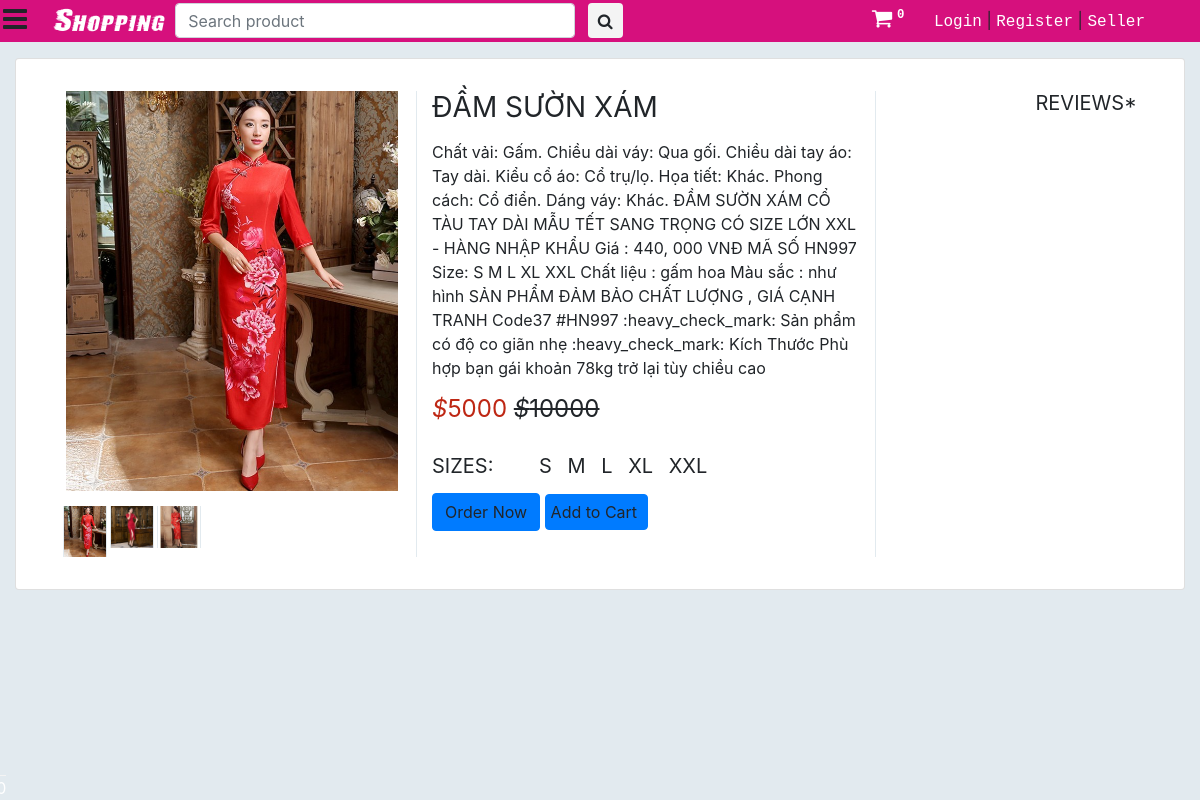
Screenshot of /product/93 with the database file from the repository.
### saler/models.py (models this page shows, shortened)
class Product(models.Model):
	GST_CHOICES = (("0",'0'),("3",'3'),("5",'5'),("12",'12'),("18",'18'),("28",'28'))
	product_id = models.BigAutoField(primary_key=True)
	product_id2 = models.CharField(max_length=100,default='')
	shop = models.ForeignKey(User, on_delete=models.CASCADE,default='')
	product_name = models.CharField(max_length=100)
	category = models.ForeignKey(category, default="", verbose_name="Category", on_delete=models.SET_DEFAULT, null=True)
	subcategory = models.CharField(max_length=50, default="")
	price = models.IntegerField(default=0)
	price_not = models.IntegerField(default=999)
	desc = models.TextField()
	gst = models.CharField(default='0',max_length=3,choices=GST_CHOICES)
	pub_date = models.DateField(auto_now=True)
	image1 = models.ImageField(upload_to='products/images', default="",null=True)
	image2 = models.ImageField(upload_to='products/images', default="",null=True,blank=True)
	image3 = models.ImageField(upload_to='products/images', default="",null=True,blank=True)
	image4 = models.ImageField(upload_to='products/images', default="",null=True,blank=True)
	image5 = models.ImageField(upload_to='products/images', default="",null=True,blank=True)

class ProductSize(models.Model):
	product = models.ForeignKey(Product,on_delete=models.CASCADE)
	size = models.CharField(max_length=20)
	quantity = models.IntegerField(default=0, null=True)

### main/views.py (the view)
# urls.py: path("product/<int:prod_id>", views.productView, name="ProductView"),
def productView(request, prod_id):
	if request.method == 'POST' and request.user.is_authenticated:
		prod = Product.objects.filter(product_id = prod_id).first()
		review = request.POST.get('review')
		ProductReview(user=request.user,product=prod,review=review).save()
		return redirect(f"/product/{prod_id}")
	prod = Product.objects.filter(product_id = prod_id).first()
	params = {
		'product':prod,
		'product_review': ProductReview.objects.filter(product = prod),
		'sizes':[item for item in ProductSize.objects.filter(product=Product.objects.filter(product_id = prod_id)[0])],
		'cart_element_no' : len([p for p in Cart.objects.all() if p.user == request.user]),
		'category':category.objects.all(),
	}
	return render(request, 'main/single.html', params)

### main/templatetags/app_tags.py (called while the page is built)
@register.filter(name='split')
def split(str, key):
    return str.split(key)

### saler/models.py (called while the page is built)
	def __str__(self):
		return f'{self.name}'

### main/templates/main/single.html (shortened to what this page needs)
{% extends 'main/base.html' %}
{% block main_body %}
{% load static %}
	<div class="container-fluid mt-3">
		<div class="card mt-0">
			<div class="container-fluid">
				<div class="wrapper row">
					<div class="preview col-md-4" style="">
						<div id="gallery">
							<div class="preview-pic tab-content">
							  <div class="tab-pane active" style="height: 400px; width: auto; display: flex;"><img src="{{product.image1.url}}"  alt="" id="main-img" style="max-height: 100%; max-width:100%; width: auto; margin: auto" /></div>
							</div>
							<ul class="preview-thumbnail nav nav-tabs">
							  <li class="active"><img src="{{product.image1.url}}" /></li>
							  {% if product.image2 %}
							  <li><img src="{{product.image2.url}}" /></li>
							  {% endif %}
							  {% if product.image3 %}
							  <li><img src="{{product.image3.url}}" /></li>
							  {% endif %}
							</ul>
						</div>
					</div>
					<div class="details col-md-5" style="border-left: solid 1px #e2eaef; border-right: solid 1px #e2eaef;">
						<h3 class="product-title">{{product.product_name}}</h3>
						<p class="product-description">{{product.desc}}</p>
						<h4 class="price"><p><span class="item_price"><span><i>$</i></span>{{product.price}}</span> <del><i>$</i>{{product.price_not}}</del></p></h4>
            {% if sizes %}
						<h5 class="sizes">sizes:
              {% for me in sizes %}
							<span class="size" data-toggle="tooltip" title="small">{{me.size}}</span>
							{% endfor %}
						</h5>
						<div class="action">
              <div>
                    <a p_id="{{product.product_id}}" class="btn btn-primary oprbtn" id="ord{{product.product_id}}">Order Now</a>
                        <a p_id="{{product.product_id}}" class="btn btn-primary oprbtn"  style="padding: 5px 10px 5px 5px;" id="atc{{product.product_id}}">Add to Cart</a>
                  </div>
            </div>
            {% endif %}
					</div>
          <div class="col-md-3">
            <div class="float-right w-100">
              <h5 class="product-title float-right">Reviews*</h2>
              <div style="height: 400px; overflow-y: scroll;">
              </div>
            </div>
          </div>
				</div>
			</div>
		</div>
  </div>
{% endblock main_body %}

### main/static/main/css/style.css (style rules this page uses)
body a { text-decoration:none; transition:0.5s all; -webkit-transition:0.5s all; -moz-transition:0.5s all; -o-transition:0.5s all; -ms-transition:0.5s all; }
.active { left: 0; }

### main/templates/main/single.html (style rules this page uses)
body { background-color: #e2eaef; overflow-x: hidden; }
.tab-pane { width: 450px; height: auto; }
li img { border-left: solid 1px #e2eaef; border-right: solid 1px #e2eaef; }
.preview { display: -webkit-box; display: -webkit-flex; display: -ms-flexbox; display: flex; -webkit-box-orient: vertical; -webkit-box-direction: normal; -webkit-flex-direction: column; -ms-flex-direction: column; flex-direction: column; }
.preview-pic { -webkit-box-flex: 1; -webkit-flex-grow: 1; -ms-flex-positive: 1; flex-grow: 1; }
.preview-thumbnail.nav-tabs { border: none; margin-top: 15px; }
.preview-thumbnail.nav-tabs li { width: 13%; margin-right: 2.5%; }
.preview-thumbnail.nav-tabs li img { max-width: 100%; display: block; }
.preview-thumbnail.nav-tabs li:last-of-type { margin-right: 0; }
.tab-content { overflow: hidden; }
.tab-content img { width: 100%; -webkit-animation-name: opacity; animation-name: opacity; -webkit-animation-duration: .3s; animation-duration: .3s; }
.card { margin-top: 10px; background: #fff; padding: 2em; line-height: 1.5em; }
@media screen and (min-width: 997px) { .wrapper { display: -webkit-box; display: -webkit-flex; display: -ms-flexbox; display: flex; } }
.details { display: -webkit-box; display: -webkit-flex; display: -ms-flexbox; display: flex; -webkit-box-orient: vertical; -webkit-box-direction: normal; -webkit-flex-direction: column; -ms-flex-direction: column; flex-direction: column; }
.product-title, .price, .sizes, .colors { text-transform: UPPERCASE; font-weight: normal; }
.checked, .price span { color: #be2714; }
.product-title, .rating, .product-description, .price, .vote, .sizes { margin-bottom: 15px; }
.product-title { margin-top: 0; }
.size { margin-right: 10px; }
.size:first-of-type { margin-left: 40px; }
#gallery li { display: inline; margin-right: 3px; }
#gallery #main-img { background: url(https://cdn.pixabay.com/photo/2015/04/23/22/00/tree-736885__340.jpg) no-repeat 0 0; }

### rows the page displays
Product: image1 (picture), image2 (picture), image3 (picture), product_name "ĐẦM SƯỜN XÁM", desc "Chất vải: Gấm. Chiều dài váy: Qua gối. Chiều dài tay áo: Tay dài. Kiểu cổ áo: Cổ trụ/lọ. Họa tiết: Khác. Phong cách: Cổ điển. Dáng váy: Khác. ĐẦM SƯỜN XÁM CỔ TÀU TAY DÀI MẪU TẾT SANG TRỌNG CÓ SIZE LỚN XXL - HÀNG NHẬP KHẨU Giá : 440, 000 VNĐ MÃ SỐ HN997 Size: S M L XL XXL Chất liệu : gấm hoa Màu sắc : như hình SẢN PHẨM ĐẢM BẢO CHẤT LƯỢNG , GIÁ CẠNH TRANH Code37 #HN997 :heavy_check_mark: Sản phẩm có độ co giãn nhẹ :heavy_check_mark: Kích Thước Phù hợp bạn gái khoản 78kg trở lại tùy chiều cao", price "5000", price_not "10000"
ProductSize: size "S"
ProductSize: size "M"
ProductSize: size "L"
ProductSize: size "XL"
ProductSize: size "XXL"

### other values shown
{{ cart_element_no }} "0"
